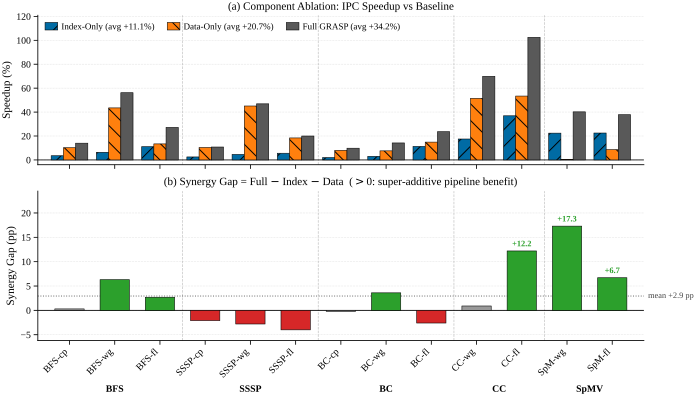

Generate this figure with Python:
#!/usr/bin/env python3
"""Round-2 Fig A1: Component Ablation with Synergy Gap.

Two vertically stacked subplots (shared x-axis):
  (a) Speedup (%) — grouped bars: Index-Only / Data-Only / Full GRASP
  (b) Synergy Gap (pp) — single bar per workload:
      Synergy = Full_speedup - Index_speedup - Data_speedup
      Positive = pipeline coordination provides extra benefit (super-additive)
      Negative = components interfere
      Color: positive=green, negative=red, near-zero=gray

Data source:
  ima_plan/06_evaluation_plan/sensitivity_ablation/sensitivity_ablation_experiments.md
  §Exp-A "Component Ablation" -> "Speedup% (vs Baseline)" (20 workloads)

Workload subset: 13 representative workloads chosen from the 20 in §Exp-A,
preferring the 8-workload core + a few CC/VC for diversity.
"""

import sys
from pathlib import Path

import numpy as np

# ── Plot style import ────────────────────────────────────────────────────────
_REPO = Path(__file__).resolve().parents[4]
sys.path.insert(0, str(_REPO / "ima_plan/07_paper_outline/plot_style"))
from plot_util import apply_style, save_fig, CB10, HATCHES, legend_below
from workload_names import SHORT_NAME

apply_style()
import matplotlib.pyplot as plt
from matplotlib.patches import Patch

OUT_DIR = Path(__file__).resolve().parent

# ── Hardcoded data from §Exp-A "Speedup% (vs Baseline)" ─────────────────────
# (data_only_pct, index_only_pct, full_grasp_pct)
RAW_DATA = {
    "bfs_cit_dir":     (+10.2, +3.5,  +14.0),
    "sssp_cit_dir":    (+10.4, +2.5,  +10.8),
    "bc_cit_dir":      (+8.0,  +2.0,  +9.8),
    "spmv_web_sym":    (+0.5,  +22.4, +40.2),
    "bfs_web_sym":     (+43.5, +6.4,  +56.2),
    "cc_flickr_sym":   (+53.4, +36.9, +102.5),
    "spmv_flickr_sym": (+8.6,  +22.5, +37.8),
    "bfs_flickr_sym":  (+13.4, +11.1, +27.2),
    "sssp_web_sym":    (+45.1, +4.6,  +46.9),
    "cc_web_sym":      (+51.5, +17.5, +69.9),
    "bc_web_sym":      (+7.6,  +3.0,  +14.2),
    "bc_flickr_sym":   (+14.9, +11.3, +23.6),
    "sssp_flickr_sym": (+18.4, +5.6,  +20.0),
}

# ── Display order (algorithm-grouped, matches user-requested 13) ─────────────
ORDERED = [
    "bfs_cit_dir",
    "bfs_web_sym",
    "bfs_flickr_sym",
    "sssp_cit_dir",
    "sssp_web_sym",
    "sssp_flickr_sym",
    "bc_cit_dir",
    "bc_web_sym",
    "bc_flickr_sym",
    "cc_web_sym",
    "cc_flickr_sym",
    "spmv_web_sym",
    "spmv_flickr_sym",
]
assert set(ORDERED) == set(RAW_DATA.keys())

# Algorithm group boundaries (between consecutive groups)
GROUPS = [
    ("BFS",  3),
    ("SSSP", 3),
    ("BC",   3),
    ("CC",   2),
    ("SpMV", 2),
]

data_only  = np.array([RAW_DATA[k][0] for k in ORDERED])
index_only = np.array([RAW_DATA[k][1] for k in ORDERED])
full_grasp = np.array([RAW_DATA[k][2] for k in ORDERED])

# Synergy Gap (percentage points)
synergy = full_grasp - index_only - data_only

# ── Geometric mean helper ────────────────────────────────────────────────────
def gmean_pct(pct_arr):
    ratios = 1.0 + pct_arr / 100.0
    return (np.exp(np.mean(np.log(ratios))) - 1.0) * 100.0


gmean_index = gmean_pct(index_only)
gmean_data  = gmean_pct(data_only)
gmean_full  = gmean_pct(full_grasp)
mean_synergy = float(np.mean(synergy))

# ── Plot setup ───────────────────────────────────────────────────────────────
n = len(ORDERED)
x = np.arange(n)
bar_w = 0.27

fig, axes = plt.subplots(
    2, 1, figsize=(7.0, 4.0),
    constrained_layout=True, sharex=True,
)
ax_speedup, ax_synergy = axes

# ── (a) Grouped speedup bars ─────────────────────────────────────────────────
schemes = [
    (-1, "Index-Only", CB10[0], HATCHES[1], index_only, gmean_index),
    ( 0, "Data-Only",  CB10[1], HATCHES[2], data_only,  gmean_data),
    (+1, "Full GRASP", CB10[3], HATCHES[0], full_grasp, gmean_full),
]

for shift, label, color, hatch, vals, gm in schemes:
    ax_speedup.bar(
        x + shift * bar_w, vals, bar_w,
        color=color, hatch=hatch,
        edgecolor="black", linewidth=0.4,
        label=f"{label} (avg {gm:+.1f}%)",
        zorder=3,
    )

ax_speedup.axhline(y=0, color="black", linewidth=0.6, zorder=2)
ax_speedup.set_ylabel("Speedup (%)")
ymax_top = max(full_grasp.max(), data_only.max(), index_only.max())
ymin_top = min(full_grasp.min(), data_only.min(), index_only.min(), 0)
ax_speedup.set_ylim(ymin_top - 4, ymax_top * 1.18)
ax_speedup.set_title("(a) Component Ablation: IPC Speedup vs Baseline",
                     fontsize=8, pad=4)

# Legend at top of subplot (a) — 3 columns, includes geomean
ax_speedup.legend(
    ncol=3, fontsize=6.5, frameon=False,
    loc="upper left", bbox_to_anchor=(0.0, 1.0),
    handlelength=1.4, handleheight=0.9,
    columnspacing=1.4,
)

# ── (b) Synergy Gap bars ─────────────────────────────────────────────────────
# Color mapping by sign: green (positive), gray (near-zero |x|<1.5), red (negative)
GREEN = "#2CA02C"
RED   = "#D62728"
GRAY  = "#999999"

def synergy_color(v):
    if v >= 1.5:
        return GREEN
    if v <= -1.5:
        return RED
    return GRAY

bar_colors = [synergy_color(v) for v in synergy]
bars_syn = ax_synergy.bar(
    x, synergy, bar_w * 2.4,
    color=bar_colors, edgecolor="black", linewidth=0.4,
    zorder=3,
)

ax_synergy.axhline(y=0, color="black", linewidth=0.6, zorder=2)
ax_synergy.set_ylabel("Synergy Gap (pp)")
ymax_b = max(synergy.max(), 0) * 1.30
ymin_b = min(synergy.min(), 0) * 1.30 - 1
ax_synergy.set_ylim(ymin_b, ymax_b + 2)
ax_synergy.set_title(
    "(b) Synergy Gap = Full $-$ Index $-$ Data  "
    "($>$0: super-additive pipeline benefit)",
    fontsize=8, pad=4,
)

# Annotate top-3 largest synergy bars (by absolute value)
order_by_abs = np.argsort(-np.abs(synergy))[:3]
for idx in order_by_abs:
    v = synergy[idx]
    label = f"{v:+.1f}"
    va = "bottom" if v >= 0 else "top"
    offset = 0.6 if v >= 0 else -0.6
    ax_synergy.text(
        x[idx], v + offset, label,
        ha="center", va=va, fontsize=6, fontweight="bold",
        color=synergy_color(v),
    )

# Mean synergy reference line (dotted)
ax_synergy.axhline(
    y=mean_synergy, color="#444444", linestyle=":",
    linewidth=0.7, alpha=0.8, zorder=2,
)
ax_synergy.text(
    n - 0.3, mean_synergy, f"  mean {mean_synergy:+.1f} pp",
    ha="left", va="center", fontsize=6, color="#444444",
)

# ── Vertical group separators on both subplots ───────────────────────────────
cumulative = 0
for gname, gsize in GROUPS[:-1]:
    cumulative += gsize
    for ax in axes:
        ax.axvline(
            x=cumulative - 0.5, color="#999999",
            linestyle="--", linewidth=0.5, alpha=0.6, zorder=1,
        )

# ── Algorithm group labels under bottom subplot ──────────────────────────────
cumulative = 0
for gname, gsize in GROUPS:
    center = cumulative + (gsize - 1) / 2.0
    ax_synergy.annotate(
        gname,
        xy=(center, 0), xycoords=("data", "axes fraction"),
        xytext=(0, -32), textcoords="offset points",
        ha="center", va="top",
        fontsize=7, fontweight="bold",
        annotation_clip=False,
    )
    cumulative += gsize

# ── X-axis tick labels (only on bottom subplot) ──────────────────────────────
xlabels = [SHORT_NAME[k] for k in ORDERED]
ax_synergy.set_xticks(x)
ax_synergy.set_xticklabels(xlabels, rotation=45, ha="right", fontsize=7)

# Tick label sizes
for ax in axes:
    ax.tick_params(axis="y", labelsize=7)
    ax.set_xlim(-0.7, n - 0.3)

# ── Save ─────────────────────────────────────────────────────────────────────
save_fig(fig, "proto_r2_a1_component", OUT_DIR)
plt.close(fig)

# ── Verification print ──────────────────────────────────────────────────────
print(f"Saved: {OUT_DIR}/proto_r2_a1_component.{{pdf,svg}}")
print(f"Workloads: {n}")
print()
print(f"GMEAN Index-Only: {gmean_index:+6.2f}%")
print(f"GMEAN Data-Only:  {gmean_data:+6.2f}%")
print(f"GMEAN Full GRASP: {gmean_full:+6.2f}%")
print(f"Sum (I+D):        {gmean_index + gmean_data:+6.2f}%  "
      f"(super-additive: Full > sum is {gmean_full > gmean_index + gmean_data})")
print()
print(f"Synergy mean:     {mean_synergy:+6.2f} pp")
print(f"Synergy range:    {synergy.min():+6.2f} .. {synergy.max():+6.2f} pp")
print()
print("Per-workload synergy (Full - Index - Data, in pp):")
for k, s, full, idx_v, dat_v in zip(
    ORDERED, synergy, full_grasp, index_only, data_only
):
    sign_marker = "++" if s >= 5 else "+" if s >= 1.5 else "~" if s > -1.5 \
        else "-" if s > -5 else "--"
    print(f"  {SHORT_NAME[k]:9s}  Full={full:+6.1f}%  "
          f"Idx={idx_v:+6.1f}%  Dat={dat_v:+6.1f}%  "
          f"Synergy={s:+6.2f} pp  [{sign_marker}]")
